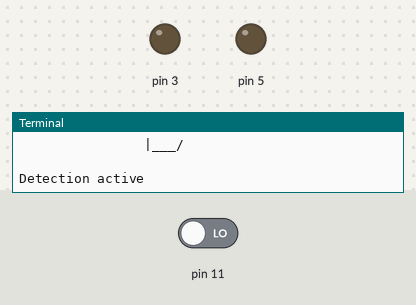
Simulated run of this program. Board: Raspberry Pi (header pin numbers). On the bench: output pins drawn as LEDs (lit = HIGH), the last lines printed to the terminal. Dashed ring = blinking. Inputs (shaded band) come from the test bench; at power-on: pin 11 LOW. The clock reads 2024-03-15 10:24:30 at power-on unless the program sets it.

Above: at 1.2 s.
1.3 s: pin 11 driven HIGH
At 1.6 s:
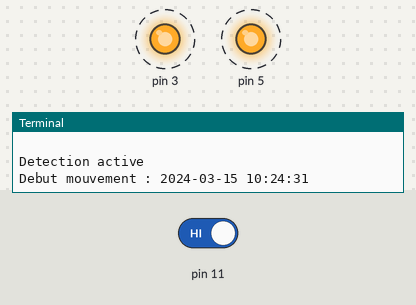
4.3 s: pin 11 driven LOW
At 4.7 s:
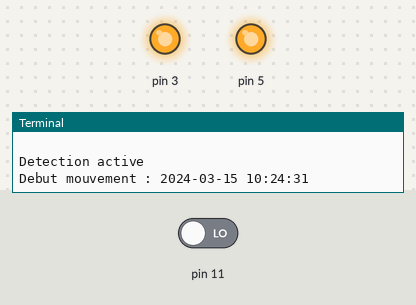
Timing chart, 0 to 7.3 s (numbered marks = the images above; inputs shaded):
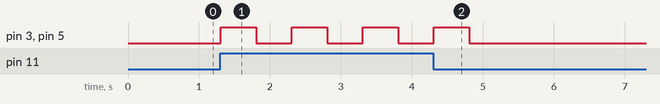

Measured:
- after the input at 1.3 s, pin 3, pin 5: alternates HIGH for 0.50 s and LOW for 0.50 s, starting at once
- after the input at 4.3 s, pin 3, pin 5: goes on until 4.8 s, then stays LOW

The program:

main.py
```python
#!/usr/bin/python3

from alarm import *
from sensor import *
from connect import *

SENPIN = 11
LEDPIN = 3
BUZPIN = 5

SERVER_IP = '10.16.2.150'
SERVER_PORT = 5000

def main():
	try:
		print("""
___  ___               _        ___  ___        _    _
|  \/  |              (_)       |  \/  |       | |  (_)
| .  . |  __ _   __ _  _   ___  | .  . |  ___  | |_  _   ___   _ __
| |\/| | / _` | / _` || | / __| | |\/| | / _ \ | __|| | / _ \ | '_ \
| |  | || (_| || (_| || || (__  | |  | || (_) || |_ | || (_) || | | |
\_|  |_/ \__,_| \__, ||_| \___| \_|  |_/ \___/  \__||_| \___/ |_| |_|
                 __/ |
                |___/
		""")
		alarm = Alarm(LEDPIN, BUZPIN)
		sensor = Sensor(SENPIN)
		connection = Connection(SERVER_IP, SERVER_PORT)

		print("Detection active")

		while True:

			detect = sensor.get_etat()

			if detect == 0:

				alarm.turn_off()
				time.sleep(0.1)

			elif detect == 1:

				print("Debut mouvement : " + datetime.now().strftime("%Y-%m-%d %H:%M:%S"))
				connection.send_detection(1)

				while detect == 1:

					detect = sensor.get_etat()
					alarm.blink(0.5)
					time.sleep(0.5)

				print("Fin mouvement : " + datetime.now().strftime("%Y-%m-%d %H:%M:%S"))
				connection.send_detection(0)

	except KeyboardInterrupt:
		print("\nInterrompu")
		alarm.turn_off()

if __name__ == '__main__':
	main()
```

alarm.py
```python
from module import *

class Alarm(Module):
	def __init__(self, pinLed, pinBuz):
		GPIO.setwarnings(False)
		GPIO.setmode(GPIO.BOARD)
		self.led = Module(pinLed)
		self.buzzer = Module(pinBuz)

	def turn_on(self):
		self.led.turn_on()
		self.buzzer.turn_on()

	def turn_off(self):
		self.led.turn_off()
		self.buzzer.turn_off()

	def set_pin_led(self, pinLed):
		self.led = Module(pinLed, self.buzzer.get_pin)

	def set_pin_buzzer(self, pinBuz):
		self.buzzer = Module(self.led.get_pin, pinBuz)
```

sensor.py
```python
import RPi.GPIO as GPIO

class Sensor:

	def __init__(self, pin):
		GPIO.setup(pin, GPIO.IN)
		self.__pin = pin

	def set_pin(self, pin):
		self.__pin = pin

	def get_etat(self):
		return GPIO.input(self.__pin)
```

connect.py
```python
import socket
from datetime import datetime

class Connection:
	def __init__(self, ip, port):
		self.__s = socket.socket(socket.AF_INET, socket.SOCK_DGRAM)
		self.__ip = ip
		self.__port = port

	def send(self, msg):
		try:
			self.__s.sendto(msg.encode('utf-8'), (self.__ip, self.__port))
		except Exception as e:
			print("Erreur lors de l'envoi" + str(e))
			return

	def send_detection(self, state):
		self.send(datetime.now().strftime("%Y-%m-%d %H:%M:%S") + ";" + str(state))
```

module.py
```python
import RPi.GPIO as GPIO
import time

class Module:

	def __init__(self, pin):
		self.__pin = pin
		GPIO.setup(pin, GPIO.OUT)

	def turn_on(self):
		GPIO.output(self.__pin, 1)

	def turn_off(self):
		GPIO.output(self.__pin, 0)

	def set_pin(self, pin):
		self.__pin = pin

	def get_pin(self, pin):
		return self.__pin

	def blink(self, timing):
		self.turn_on()
		time.sleep(timing)
		self.turn_off()
```
